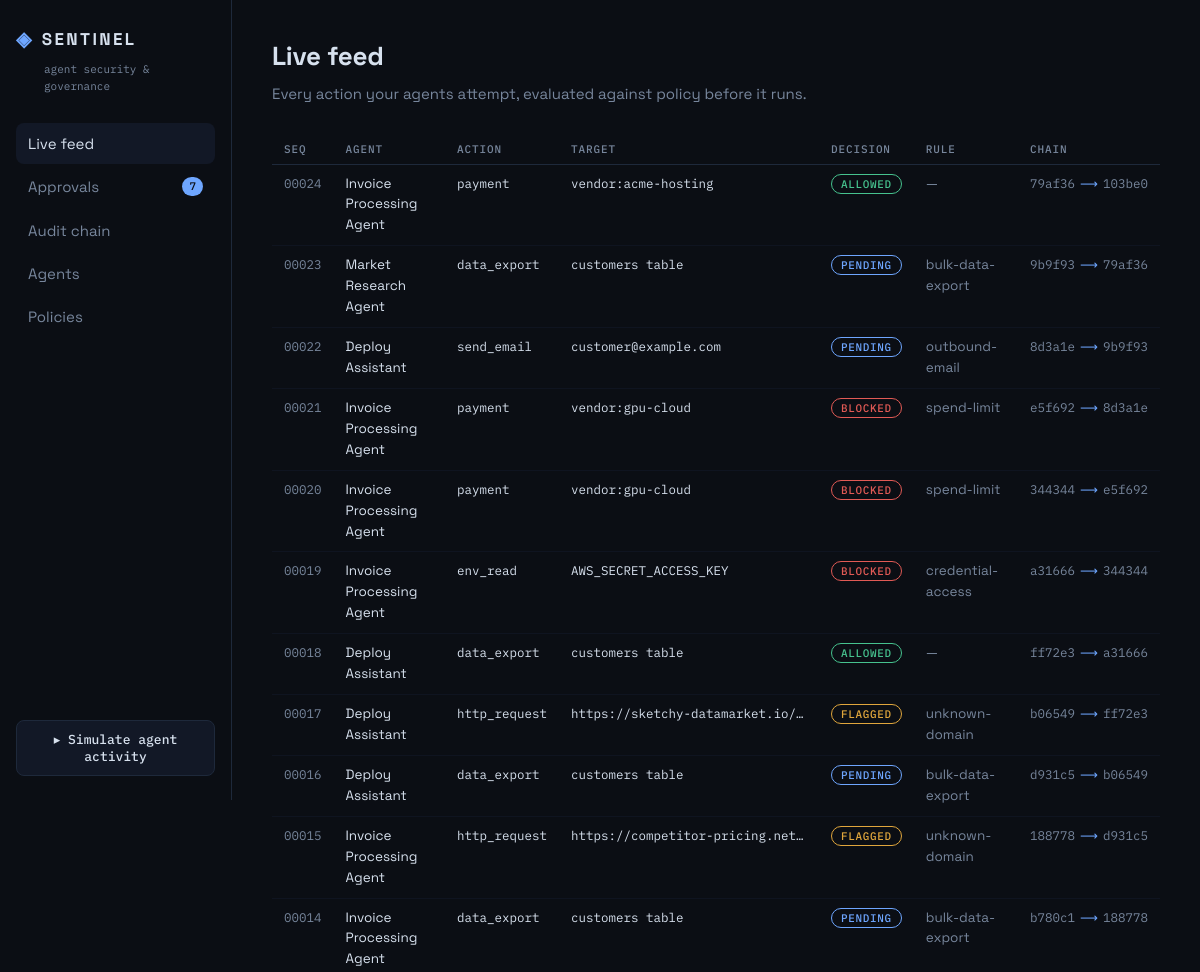
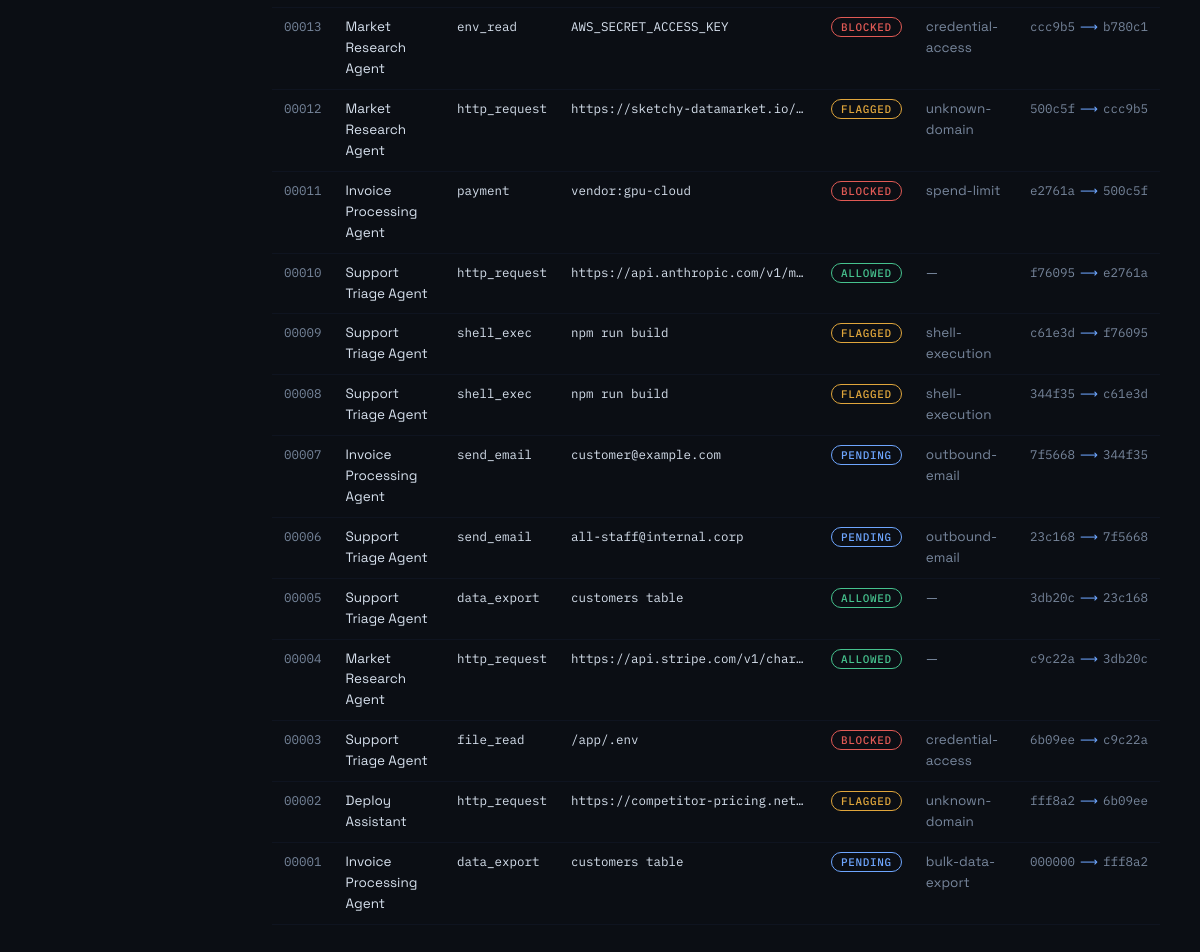
The page / on the database its author committed (2 pictures, top to bottom).
### tables this page shows
CREATE TABLE actions (
    seq INTEGER PRIMARY KEY AUTOINCREMENT,
    agent_id TEXT NOT NULL REFERENCES agents(id),
    action_type TEXT NOT NULL,                 -- e.g. send_email, http_request
    target TEXT NOT NULL,                      -- recipient, url, file path...
    params TEXT NOT NULL DEFAULT '{}',         -- JSON payload
    decision TEXT NOT NULL,                    -- allowed | flagged | blocked | pending | approved | denied
    rule_name TEXT,                            -- policy rule that fired, if any
    severity TEXT,                             -- low | medium | high | critical
    created_at TEXT NOT NULL,                  -- ISO-8601 UTC
    resolved TEXT,                             -- approved | denied (NOT hashed)
    prev_hash TEXT NOT NULL,
    hash TEXT NOT NULL
);

CREATE TABLE agents (
    id TEXT PRIMARY KEY,
    name TEXT NOT NULL,
    description TEXT NOT NULL DEFAULT '',
    status TEXT NOT NULL DEFAULT 'active'      -- active | killed
);

### app.py (the view)
@app.route("/")
def feed():
    db = get_db()
    rows = db.execute(
        """SELECT a.*, g.name agent_name FROM actions a
           JOIN agents g ON g.id = a.agent_id
           ORDER BY seq DESC LIMIT 100"""
    ).fetchall()
    return render_template("feed.html", rows=rows, active="feed")

### app.py (called while the page is built)
def get_db():
    if "db" not in g:
        g.db = sqlite3.connect(DB_PATH)
        g.db.row_factory = sqlite3.Row
        g.db.execute("PRAGMA foreign_keys = ON")
    return g.db

def pending_count(db):
    return db.execute(
        "SELECT COUNT(*) c FROM actions WHERE decision='pending' AND resolved IS NULL"
    ).fetchone()["c"]

@app.context_processor
def inject_nav():
    return {"pending_count": pending_count(get_db())}

### templates/feed.html (shortened to what this page needs)
{% extends "base.html" %}
{% block content %}
<header class="page-head">
  <h1>Live feed</h1>
  <p class="lede">Every action your agents attempt, evaluated against policy before it runs.</p>
</header>
{% if not rows %}
<div class="empty">No agent activity yet. Press <strong>Simulate agent activity</strong> to generate a batch.</div>
{% else %}
<table class="grid">
  <thead>
    <tr><th>seq</th><th>agent</th><th>action</th><th>target</th><th>decision</th><th>rule</th><th>chain</th></tr>
  </thead>
  <tbody>
  {% for r in rows %}
    <tr>
      <td class="mono dim">{{ '%05d' % r.seq }}</td>
      <td>{{ r.agent_name }}</td>
      <td class="mono">{{ r.action_type }}</td>
      <td class="mono target" title="{{ r.target }}">{{ r.target }}</td>
      <td><span class="pill {{ r.decision }}">{{ r.resolved or r.decision }}</span></td>
      <td class="dim">{{ r.rule_name or '—' }}</td>
      <td class="mono chain" title="prev {{ r.prev_hash }} → {{ r.hash }}">
        {{ r.prev_hash[:6] }}<span class="link-glyph">⟶</span>{{ r.hash[:6] }}
      </td>
    </tr>
  {% endfor %}
  </tbody>
</table>
{% endif %}
{% endblock %}

### templates/base.html (shortened to what this page needs)
<!doctype html>
<html lang="en">
<head>
<link rel="stylesheet" href="{{ url_for('static', filename='style.css') }}">
</head>
<body>
<aside class="sidebar">
  <div class="brand">
    <span class="brand-mark">◈</span>
    <span class="brand-name">SENTINEL</span>
  </div>
  <div class="brand-sub">agent security &amp; governance</div>
  <nav>
    <a href="{{ url_for('feed') }}" class="{{ 'on' if active=='feed' }}">Live feed</a>
    <a href="{{ url_for('approvals') }}" class="{{ 'on' if active=='approvals' }}">
      Approvals
      {% if pending_count %}<span class="badge">{{ pending_count }}</span>{% endif %}
    </a>
    <a href="{{ url_for('audit') }}" class="{{ 'on' if active=='audit' }}">Audit chain</a>
    <a href="{{ url_for('agents') }}" class="{{ 'on' if active=='agents' }}">Agents</a>
    <a href="{{ url_for('policies') }}" class="{{ 'on' if active=='policies' }}">Policies</a>
  </nav>
  <form method="post" action="{{ url_for('simulate') }}" class="sim">
    <button type="submit">▸ Simulate agent activity</button>
  </form>
</aside>
<main>
  {% block content %}{% endblock %}
</main>
</body>
</html>

### static/style.css (style rules this page uses)
:root { --bg: #0B0E14; --panel: #121826; --panel-2: #0F1420; --border: #1E293B; --text: #D7E1EE; --muted: #77869C; --allowed: #46C28E; --flagged: #E0A63C; --blocked: #E15A55; --pending: #6EA6FF; --display: "Space Grotesk", system-ui, sans-serif; --mono: "IBM Plex Mono", ui-monospace, SFMono-Regular, Menlo, monospace; }
* { box-sizing: border-box; }
html, body { margin: 0; }
body { background: var(--bg); color: var(--text); font: 15px/1.55 var(--display); display: flex; min-height: 100vh; }
.sidebar { width: 232px; flex-shrink: 0; padding: 24px 16px; border-right: 1px solid var(--border); display: flex; flex-direction: column; gap: 4px; position: sticky; top: 0; height: 100vh; }
.brand { display: flex; align-items: center; gap: 8px; font-weight: 700; letter-spacing: 0.14em; font-size: 17px; }
.brand-mark { color: var(--pending); font-size: 20px; }
.brand-sub { font-family: var(--mono); font-size: 11px; color: var(--muted); margin: 2px 0 24px 28px; }
nav { display: flex; flex-direction: column; gap: 2px; }
nav a { color: var(--muted); text-decoration: none; padding: 9px 12px; border-radius: 8px; display: flex; align-items: center; gap: 8px; transition: color .12s, background .12s; }
nav a.on { color: var(--text); background: var(--panel); }
.badge { margin-left: auto; background: var(--pending); color: #0B0E14; font-family: var(--mono); font-size: 11px; font-weight: 500; padding: 1px 7px; border-radius: 99px; }
.sim { margin-top: auto; }
.sim button { width: 100%; background: var(--panel); color: var(--text); border: 1px solid var(--border); border-radius: 8px; padding: 10px; font: 500 13px var(--mono); cursor: pointer; }
main { flex: 1; padding: 36px 40px 60px; max-width: 1100px; }
.page-head h1 { margin: 0; font-size: 26px; letter-spacing: -0.01em; }
.lede { color: var(--muted); margin: 6px 0 28px; max-width: 60ch; }
.grid { width: 100%; border-collapse: collapse; font-size: 13.5px; }
.grid th { text-align: left; font: 500 11px var(--mono); text-transform: uppercase; letter-spacing: 0.08em; color: var(--muted); padding: 8px 12px; border-bottom: 1px solid var(--border); }
.grid td { padding: 9px 12px; border-bottom: 1px solid var(--panel-2); vertical-align: top; }
.mono { font-family: var(--mono); font-size: 12.5px; }
.dim { color: var(--muted); }
.target { max-width: 260px; overflow: hidden; text-overflow: ellipsis; white-space: nowrap; }
.chain { white-space: nowrap; color: var(--muted); }
.link-glyph { color: var(--pending); padding: 0 5px; }
.pill { font: 500 11px var(--mono); text-transform: uppercase; letter-spacing: 0.06em; padding: 2px 9px; border-radius: 99px; border: 1px solid; }
.pill.allowed, .pill.approved { color: var(--allowed); border-color: var(--allowed); }
.pill.flagged { color: var(--flagged); border-color: var(--flagged); }
.pill.blocked, .pill.denied { color: var(--blocked); border-color: var(--blocked); }
.pill.pending { color: var(--pending); border-color: var(--pending); }

### rows shown on the page
actions: seq "00024", agent_name "Invoice Processing Agent", action_type "payment", target "vendor:acme-hosting", decision "ALLOWED", rule_name "—", prev_hash "79af36", hash "103be0"
actions: seq "00023", agent_name "Market Research Agent", action_type "data_export", target "customers table", decision "PENDING", rule_name "bulk-data-export", prev_hash "9b9f93", hash "79af36"
actions: seq "00022", agent_name "Deploy Assistant", action_type "send_email", target "customer@example.com", decision "PENDING", rule_name "outbound-email", prev_hash "8d3a1e", hash "9b9f93"
actions: seq "00021", agent_name "Invoice Processing Agent", action_type "payment", target "vendor:gpu-cloud", decision "BLOCKED", rule_name "spend-limit", prev_hash "e5f692", hash "8d3a1e"
actions: seq "00020", agent_name "Invoice Processing Agent", action_type "payment", target "vendor:gpu-cloud", decision "BLOCKED", rule_name "spend-limit", prev_hash "344344", hash "e5f692"
actions: seq "00019", agent_name "Invoice Processing Agent", action_type "env_read", target "AWS_SECRET_ACCESS_KEY", decision "BLOCKED", rule_name "credential-access", prev_hash "a31666", hash "344344"
actions: seq "00018", agent_name "Deploy Assistant", action_type "data_export", target "customers table", decision "ALLOWED", rule_name "—", prev_hash "ff72e3", hash "a31666"
actions: seq "00017", agent_name "Deploy Assistant", action_type "http_request", target "https://sketchy-datamarket.io/…", decision "FLAGGED", rule_name "unknown-domain", prev_hash "b06549", hash "ff72e3"
actions: seq "00016", agent_name "Deploy Assistant", action_type "data_export", target "customers table", decision "PENDING", rule_name "bulk-data-export", prev_hash "d931c5", hash "b06549"
actions: seq "00015", agent_name "Invoice Processing Agent", action_type "http_request", target "https://competitor-pricing.net…", decision "FLAGGED", rule_name "unknown-domain", prev_hash "188778", hash "d931c5"
actions: seq "00014", agent_name "Invoice Processing Agent", action_type "data_export", target "customers table", decision "PENDING", rule_name "bulk-data-export", prev_hash "b780c1", hash "188778"
actions: seq "00013", agent_name "Market Research Agent", action_type "env_read", target "AWS_SECRET_ACCESS_KEY", decision "BLOCKED", rule_name "credential-access", prev_hash "ccc9b5", hash "b780c1"
actions: seq "00012", agent_name "Market Research Agent", action_type "http_request", target "https://sketchy-datamarket.io/…", decision "FLAGGED", rule_name "unknown-domain", prev_hash "500c5f", hash "ccc9b5"
actions: seq "00011", agent_name "Invoice Processing Agent", action_type "payment", target "vendor:gpu-cloud", decision "BLOCKED", rule_name "spend-limit", prev_hash "e2761a", hash "500c5f"
actions: seq "00010", agent_name "Support Triage Agent", action_type "http_request", target "https://api.anthropic.com/v1/m…", decision "ALLOWED", rule_name "—", prev_hash "f76095", hash "e2761a"
actions: seq "00009", agent_name "Support Triage Agent", action_type "shell_exec", target "npm run build", decision "FLAGGED", rule_name "shell-execution", prev_hash "c61e3d", hash "f76095"
actions: seq "00008", agent_name "Support Triage Agent", action_type "shell_exec", target "npm run build", decision "FLAGGED", rule_name "shell-execution", prev_hash "344f35", hash "c61e3d"
actions: seq "00007", agent_name "Invoice Processing Agent", action_type "send_email", target "customer@example.com", decision "PENDING", rule_name "outbound-email", prev_hash "7f5668", hash "344f35"
actions: seq "00006", agent_name "Support Triage Agent", action_type "send_email", target "all-staff@internal.corp", decision "PENDING", rule_name "outbound-email", prev_hash "23c168", hash "7f5668"
actions: seq "00005", agent_name "Support Triage Agent", action_type "data_export", target "customers table", decision "ALLOWED", rule_name "—", prev_hash "3db20c", hash "23c168"
actions: seq "00004", agent_name "Market Research Agent", action_type "http_request", target "https://api.stripe.com/v1/char…", decision "ALLOWED", rule_name "—", prev_hash "c9c22a", hash "3db20c"
actions: seq "00003", agent_name "Support Triage Agent", action_type "file_read", target "/app/.env", decision "BLOCKED", rule_name "credential-access", prev_hash "6b09ee", hash "c9c22a"
actions: seq "00002", agent_name "Deploy Assistant", action_type "http_request", target "https://competitor-pricing.net…", decision "FLAGGED", rule_name "unknown-domain", prev_hash "fff8a2", hash "6b09ee"
actions: seq "00001", agent_name "Invoice Processing Agent", action_type "data_export", target "customers table", decision "PENDING", rule_name "bulk-data-export", prev_hash "000000", hash "fff8a2"

### other values the page prints
{{ pending_count }} "7"
